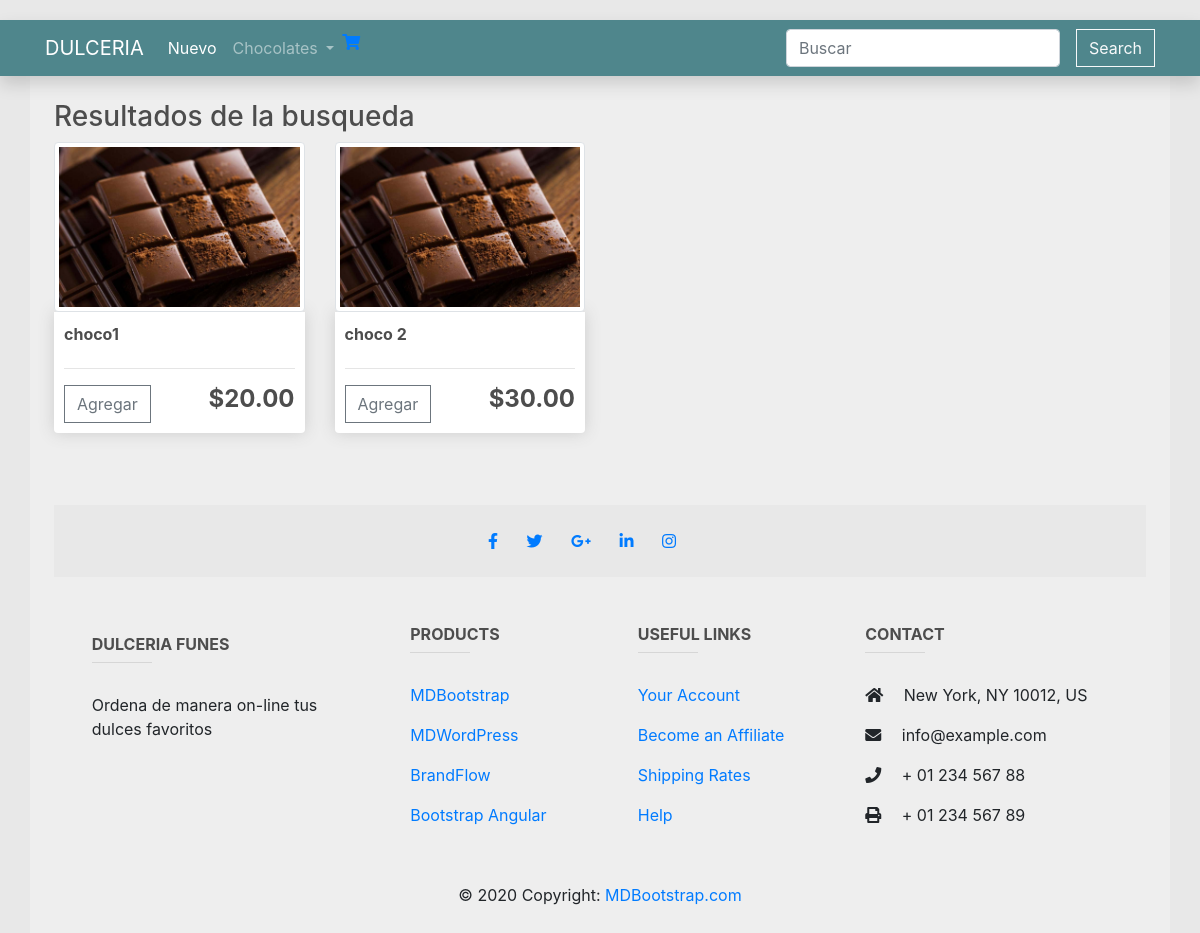
The app's page /search/ (signed in) with its own data.
### inventario_app/models.py (models this page shows, shortened)
class Product(models.Model):
    name = models.CharField(max_length=50, verbose_name="nombre")
    price = models.DecimalField(max_digits = 5, decimal_places= 2, verbose_name="precio")
    description = models.TextField(max_length=100, verbose_name="descripcion")
    timestamp = models.DateTimeField(default=timezone.now,blank=True, null=True)
    image = models.ImageField(default='chocolate.jpg',blank=True, null=True, verbose_name='imagen')
    category = models.ManyToManyField("Category", verbose_name='categoria', blank=True)
    views = models.IntegerField(default = 0, null=True, blank=True)

### inventario_app/views.py (the view)
# urls.py: path('search/', views.SearchProducts, name='search-view'),
def SearchProducts(request):
    queryset = Product.objects.all()
    query = request.GET.get('q')
    if query:
        queryset = queryset.filter(
            Q(name__icontains=query) |
            Q(description__icontains=query) |
            Q(category__name__icontains=query)
        ).distinct()
    context = {
        'products': queryset
    }
    return render(request, 'inventario_app/search_results.html', context)

### inventario_app/templates/inventario_app/search_results.html
{% extends 'inventario_app/base.html' %}
{% block body%}
<h3>Resultados de la busqueda</h3>
<div class="row">
    {% for product in products %}
    <div class="col-lg-3">
        <a href="{% url 'detail' id=product.id%}"><img class="img-thumbnail" src="{{product.image.url}}"></a>        <div class="box-element product">
            <a href="{% url 'detail' id=product.id%}"><h6 style="display: inline-block"><strong>{{product.name}}</strong></h6></a>
            <hr>
            <a href="{% url 'add-to-cart' id=product.id%}"><button class="btn btn-outline-secondary add-btn update-cart">Agregar </button></a>
            <h4 style="display: inline-block; float: right"><strong>${{product.price}}</strong></h4>
        </div>
        <br>
    </div>
    {% empty %}
    <div class="col-lg-4">
    <p>lo sentimos mucho, no se ha encontrado nada.</p>
    </div>
    {% endfor %}
</div>
{% endblock %}

### static/css/main.css (style rules this page uses)
body { padding-top: 20px; background-color: hsl(0, 0%, 98%); }
h1,h2,h3,h4,h5,h6 { color:hsl(0, 0%, 30%); }
.box-element { box-shadow:hsl(0, 0%, 80%) 0 0 16px; background-color: #fff; border-radius: 4px; padding: 10px; }
.product { border-radius: 0 0 4px 4px; }
.btn { border-radius: 0; }

### records on screen
Product: image (picture), name "choco1", price "20.00"
Product: image (picture), name "choco 2", price "30.00"
